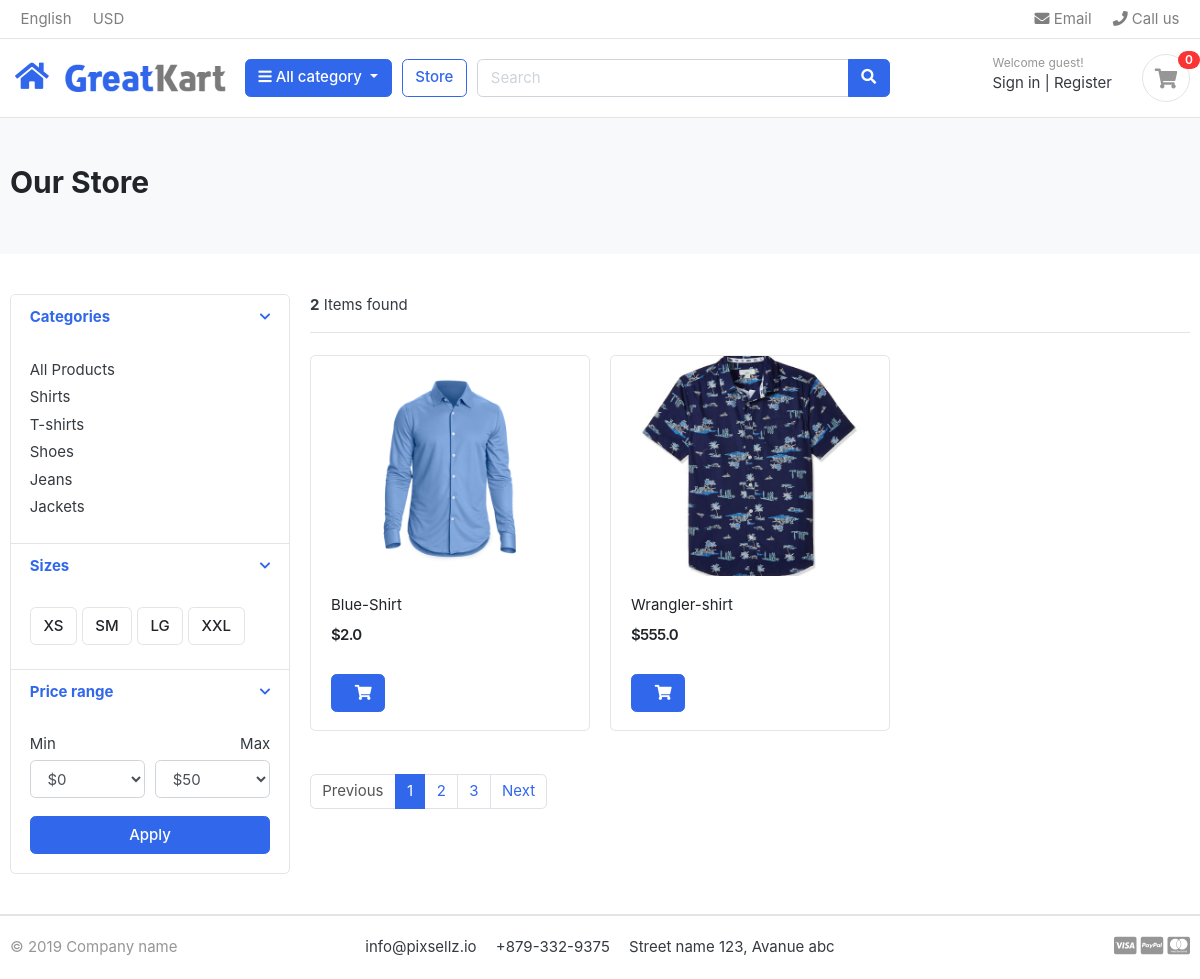
Page /store/shirts/ on the committed database.
### category/models.py (models this page shows, shortened)
class Category(models.Model):
    category_name = models.CharField(max_length=50 , unique= True)
    slug = models.SlugField(max_length=100 , unique=True)
    description = models.TextField(max_length=255, blank= True)
    cat_image = models.ImageField(upload_to='photos/categories',blank= True)
    class Meta:
        verbose_name = 'category'
        verbose_name_plural = 'categories'
    def get_url(self):
        return reverse('product_by_category' , args=[self.slug])

### store/models.py (models this page shows, shortened)
class Product(models.Model):
    product_name = models.CharField(max_length=100,unique=True)
    slug         = models.SlugField(max_length=100,unique=True)
    description  = models.TextField(max_length=255,blank=True)
    price        = models.FloatField()
    pro_image    = models.ImageField(upload_to='photos/product')
    stock        = models.IntegerField()
    is_available = models.BooleanField(default=True)
    category     = models.ForeignKey(Category , on_delete=models.CASCADE)
    created_date = models.DateTimeField(auto_now_add= True)
    modified_date = models.DateTimeField(auto_now= True)
    def get_url(self):
        return reverse("product_details", args=[self.category.slug , self.slug,])

### store/views.py (the view)
# urls.py: path('store/' , include('store.urls')),
def store(request , category_slug = None):
    categories = None
    products = None
    if category_slug != None:
        categories = get_object_or_404(Category,slug=category_slug)
        products = Product.objects.filter(category = categories , is_available = True)
        products_count = products.count()
    else:
        products = Product.objects.all().filter(is_available = True)
        products_count = products.count()
    context = {
                'products' : products ,
                'count'    : products_count,
              }
    return render(request , 'store/store.html' , context)

### carts/context_processors.py (called while the page is built)
def cart_items(request):
    cart_items = CartItem.objects.all()
    total_cart_items = cart_items.count()
    return dict(total_cart_items=total_cart_items)

### category/context_processors.py (called while the page is built)
def menu_links(request):
    links = Category.objects.all()
    return dict(links=links)

### templates/store/store.html (shortened to what this page needs)
{% extends 'base.html' %}
{% load static %}
{% block content %}
  <body>
    <section class="section-pagetop bg">
      <div class="container">
        <h2 class="title-page">Our Store</h2>
      </div>
    </section>
    <section class="section-content padding-y">
      <div class="container">
        <div class="row">
          <aside class="col-md-3">
            <div class="card">
              <article class="filter-group">
                <header class="card-header">
                  <a href="#" data-toggle="collapse" data-target="#collapse_1" aria-expanded="true" class="">
                    <i class="icon-control fa fa-chevron-down"></i>
                    <h6 class="title">Categories</h6>
                  </a>
                </header>
                <div class="filter-content collapse show" id="collapse_1" style="">
                  <div class="card-body">
                    <ul class="list-menu">
                      <li>
                        <a href="{% url 'store' %}">All Products</a>
                      </li>
                      {% for category in links %}
                        <li>
                          <a href="{{ category.get_url }}">{{ category.category_name }}</a>
                        </li>
                      {% endfor %}
                    </ul>
                  </div>
                </div>
              </article>
              <article class="filter-group">
                <header class="card-header">
                  <a href="#" data-toggle="collapse" data-target="#collapse_4" aria-expanded="true" class="">
                    <i class="icon-control fa fa-chevron-down"></i>
                    <h6 class="title">Sizes</h6>
                  </a>
                </header>
                <div class="filter-content collapse show" id="collapse_4" style="">
                  <div class="card-body">
                    <label class="checkbox-btn">
                      <span class="btn btn-light">XS</span>
                    </label>
                    <label class="checkbox-btn">
                      <span class="btn btn-light">SM</span>
                    </label>
                    <label class="checkbox-btn">
                      <span class="btn btn-light">LG</span>
                    </label>
                    <label class="checkbox-btn">
                      <span class="btn btn-light">XXL</span>
                    </label>
                  </div>
                </div>
              </article>
              <article class="filter-group">
                <header class="card-header">
                  <a href="#" data-toggle="collapse" data-target="#collapse_3" aria-expanded="true" class="">
                    <i class="icon-control fa fa-chevron-down"></i>
                    <h6 class="title">Price range</h6>
                  </a>
                </header>
                <div class="filter-content collapse show" id="collapse_3" style="">
                  <div class="card-body">
                    <div class="form-row">
                      <div class="form-group col-md-6">
                        <label>Min</label>
                        <select class="mr-2 form-control">
                          <option value="0">$0</option>
                        </select>
                      </div>
                      <div class="form-group text-right col-md-6">
                        <label>Max</label>
                        <select class="mr-2 form-control">
                          <option value="50">$50</option>
                        </select>
                      </div>
                    </div>
                    <button class="btn btn-block btn-primary">Apply</button>
                  </div>
                </div>
              </article>
            </div>
          </aside>
          <main class="col-md-9">
            <header class="border-bottom mb-4 pb-3">
              <div class="form-inline">
                <span class="mr-md-auto"><b>{{ products.count }}</b> Items found</span>
              </div>
            </header>
            <div class="row">
              {% for product in products %}
              <a href="{{ product.get_url }}">
                <div class="col-md-4">
                  <figure class="card card-product-grid">
                    <div class="img-wrap">
                      <a href="{{ product.get_url }}"><img src="{{ product.pro_image.url }}" /></a>
                    </div>
                    <figcaption class="info-wrap">
                      <div class="fix-height">
                        <a href="{{ product.get_url }}" class="title">{{ product.product_name }}</a>
                        <div class="price-wrap mt-2">
                          <span class="price">${{ product.price }}</span>
                        </div>
                      </div>
                    {% if in_cart == True %}
	                          <a href="{% url 'add_cart' product.id %}" class="btn  btn-success"> <span class="text">View cart</span> <i class="fas fa-shopping-cart"></i>  </a>
	                    {% else %}
                        {% if product.stock <= 0 %}
                               <h5>Out of Stock </h5>
                        {% elif product.stock <= 10 %}
                                <a href="{% url 'add_cart' product.id %}" class="btn  btn-warning"> <span class="text"></span> <i class="fas fa-shopping-cart"></i>  </a>
                                <h6 class="text-muted small mt-1">Available items : {{ product.stock }}</h6>
                        {% else %}
                                <a href="{% url 'add_cart' product.id %}" class="btn  btn-primary">  <i class="fas fa-shopping-cart"></i>  </a>
                        {% endif %}
                    {% endif %}
                    </figcaption>
                  </figure>
                   </a>
                </div>
              {% endfor %}
            </div>
            <nav class="mt-4" aria-label="Page navigation sample">
              <ul class="pagination">
                <li class="page-item disabled">
                  <a class="page-link" href="#">Previous</a>
                </li>
                <li class="page-item active">
                  <a class="page-link" href="#">1</a>
                </li>
                <li class="page-item">
                  <a class="page-link" href="#">2</a>
                </li>
                <li class="page-item">
                  <a class="page-link" href="#">3</a>
                </li>
                <li class="page-item">
                  <a class="page-link" href="#">Next</a>
                </li>
              </ul>
            </nav>
    </section>
  </body>
{% endblock %}

### static/css/ui.css (style rules this page uses)
html { font-family: "Inter", sans-serif; font-size: 15px; }
.img-wrap { text-align: center; display: block; }
.img-wrap img { max-width: 100%; }
.price-wrap { letter-spacing: -0.7px; }
.padding-y { padding-top: 40px; padding-bottom: 40px; }
figure { margin-bottom: 0; }
article:after, .form-group:after { display: block; clear: both; content: ""; }
.bg { background-color: #f8f9fa; }
.title-page { color: #212529; }
.btn-light { background-color: #fff; border-color: #e4e4e4; }
.btn .text + i { margin-left: 10px; }
[class*=list-] li:after { visibility: hidden; display: block; content: ""; overflow: hidden; height: 0; clear: both; }
.list-menu { list-style: none; margin: 0; padding-left: 0; }
.list-menu li { margin-bottom: 5px; }
.list-menu a { color: #343a40; }
[class*=card-product] a.title { color: #212529; display: block; }
[class*=card-product] .img-wrap { overflow: hidden; position: relative; }
[class*=card-product] .img-wrap img { height: 100%; max-width: 100%; width: auto; display: inline-block; -o-object-fit: cover; object-fit: cover; }
.card-product-grid { margin-bottom: 20px; }
.card-product-grid .img-wrap { border-radius: 0.2rem 0.2rem 0 0; height: 220px; }
.card-product-grid .info-wrap { overflow: hidden; padding: 18px 20px; }
.card-product-grid .fix-height { height: 80px; overflow: hidden; }
.card .img-wrap { overflow: hidden; }
.price { font-weight: 600; color: #212529; }
.icon-control { margin-top: 5px; float: right; font-size: 80%; }
.card-header .title { margin-bottom: 0; line-height: 1.5; }
.filter-group { border-bottom: 1px solid #e4e4e4; }
.filter-group .card-header { border-bottom: 0; }
.filter-group:last-child { border-bottom: 0; }
.checkbox-btn { position: relative; }
.section-pagetop { padding: 45px 0; }

### rows in the picture
Category: category_name "Shirts"
Category: category_name "T-shirts"
Category: category_name "Shoes"
Category: category_name "Jeans"
Category: category_name "Jackets"
Product: pro_image (picture), product_name "Blue-Shirt", price "2.0"
Product: pro_image (picture), product_name "Wrangler-shirt", price "555.0"

### other values in the picture
{{ total_cart_items }} "0"
{{ products.count }} "2"
